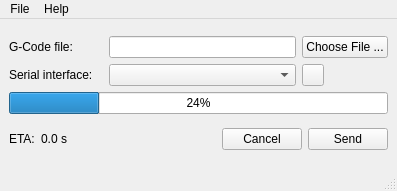
<?xml version="1.0" encoding="UTF-8"?>
<ui version="4.0">
 <class>MainWindow</class>
 <widget class="QMainWindow" name="MainWindow">
  <property name="geometry">
   <rect>
    <x>0</x>
    <y>0</y>
    <width>397</width>
    <height>191</height>
   </rect>
  </property>
  <property name="windowTitle">
   <string>MainWindow</string>
  </property>
  <widget class="QWidget" name="centralwidget">
   <layout class="QGridLayout" name="gridLayout_2">
    <item row="0" column="0">
     <layout class="QGridLayout" name="gridLayout">
      <item row="1" column="1" colspan="2">
       <widget class="QComboBox" name="serialComboBox"/>
      </item>
      <item row="0" column="0">
       <widget class="QLabel" name="label">
        <property name="text">
         <string>G-Code file:</string>
        </property>
       </widget>
      </item>
      <item row="0" column="1" colspan="2">
       <widget class="QLineEdit" name="fileLineEdit"/>
      </item>
      <item row="0" column="3">
       <widget class="QPushButton" name="filePushButton">
        <property name="text">
         <string>Choose File ...</string>
        </property>
       </widget>
      </item>
      <item row="1" column="0">
       <widget class="QLabel" name="label_2">
        <property name="text">
         <string>Serial interface:</string>
        </property>
       </widget>
      </item>
      <item row="2" column="0" colspan="4">
       <widget class="QProgressBar" name="progressBar">
        <property name="value">
         <number>24</number>
        </property>
        <property name="textVisible">
         <bool>true</bool>
        </property>
       </widget>
      </item>
      <item row="1" column="3">
       <widget class="QPushButton" name="refreshSerialPushButton">
        <property name="maximumSize">
         <size>
          <width>22</width>
          <height>22</height>
         </size>
        </property>
        <property name="text">
         <string/>
        </property>
        <property name="icon">
         <iconset resource="../res/elca.qrc">
          <normaloff>:/elca/arrow-circle-225.png</normaloff>:/elca/arrow-circle-225.png</iconset>
        </property>
       </widget>
      </item>
     </layout>
    </item>
    <item row="1" column="0">
     <layout class="QHBoxLayout" name="horizontalLayout_2">
      <item>
       <widget class="QLabel" name="label_3">
        <property name="text">
         <string>ETA:</string>
        </property>
       </widget>
      </item>
      <item>
       <widget class="QLabel" name="etaLabel">
        <property name="text">
         <string>0.0 s</string>
        </property>
       </widget>
      </item>
      <item>
       <spacer name="horizontalSpacer">
        <property name="orientation">
         <enum>Qt::Horizontal</enum>
        </property>
        <property name="sizeHint" stdset="0">
         <size>
          <width>40</width>
          <height>20</height>
         </size>
        </property>
       </spacer>
      </item>
      <item>
       <widget class="QPushButton" name="cancelPushButton">
        <property name="text">
         <string>Cancel</string>
        </property>
       </widget>
      </item>
      <item>
       <widget class="QPushButton" name="sendPushButton">
        <property name="text">
         <string>Send</string>
        </property>
       </widget>
      </item>
     </layout>
    </item>
   </layout>
  </widget>
  <widget class="QMenuBar" name="menubar">
   <property name="geometry">
    <rect>
     <x>0</x>
     <y>0</y>
     <width>397</width>
     <height>23</height>
    </rect>
   </property>
   <widget class="QMenu" name="menuFile">
    <property name="title">
     <string>File</string>
    </property>
    <addaction name="actionExit"/>
   </widget>
   <widget class="QMenu" name="menuHelp">
    <property name="title">
     <string>Help</string>
    </property>
    <addaction name="actionAbout"/>
    <addaction name="actionAboutQt"/>
   </widget>
   <addaction name="menuFile"/>
   <addaction name="menuHelp"/>
  </widget>
  <widget class="QStatusBar" name="statusbar"/>
  <action name="actionExit">
   <property name="text">
    <string>Exit</string>
   </property>
  </action>
  <action name="actionAbout">
   <property name="text">
    <string>About</string>
   </property>
  </action>
  <action name="actionAboutQt">
   <property name="text">
    <string>About Qt</string>
   </property>
  </action>
 </widget>
 <resources>
  <include location="../res/elca.qrc"/>
 </resources>
 <connections>
  <connection>
   <sender>actionExit</sender>
   <signal>triggered()</signal>
   <receiver>MainWindow</receiver>
   <slot>close()</slot>
   <hints>
    <hint type="sourcelabel">
     <x>-1</x>
     <y>-1</y>
    </hint>
    <hint type="destinationlabel">
     <x>198</x>
     <y>95</y>
    </hint>
   </hints>
  </connection>
 </connections>
</ui>
